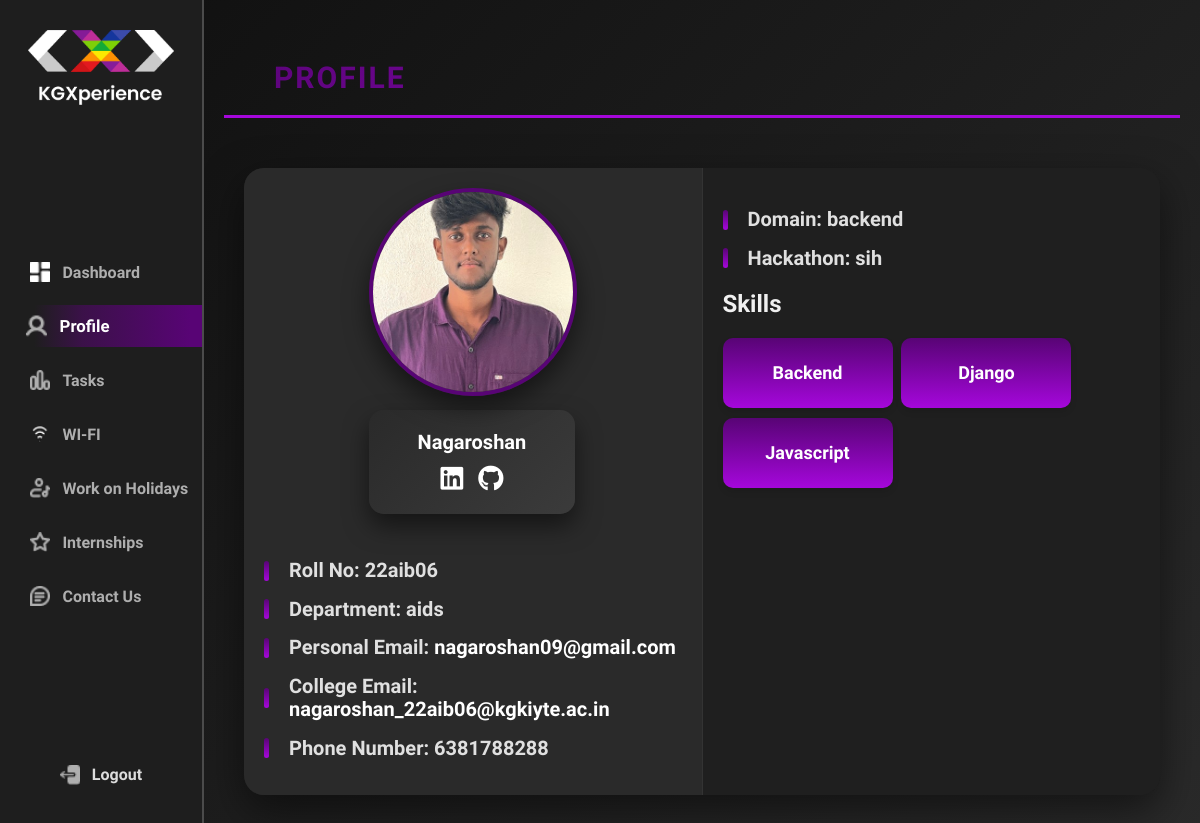
Page /profile/ (signed in) on the committed database.
### kgx_app/models.py (models this page shows, shortened)
class Profile(models.Model):
    STUDENT = 'student'
    STAFF = 'staff'
    ROLE_CHOICES = [
        (STUDENT, 'Student'),
        (STAFF, 'Staff'),
    ]
    user = models.OneToOneField(User, on_delete=models.CASCADE, related_name='profile', null=True)
    name = models.CharField(max_length=100)
    roll_no = models.CharField(primary_key=True, max_length=20)
    dept = models.CharField(max_length=100)
    email_p = models.EmailField()
    email_clg = models.EmailField()
    phn_no = models.CharField(max_length=15)
    linked_in = models.URLField(blank=True, null=True)
    github = models.URLField(blank=True, null=True)
    domain = models.CharField(max_length=100)
    skills = models.CharField(max_length=200)
    hackathon = models.CharField(max_length=100)
    image = models.ImageField(upload_to='images/', null=True, blank=True)
    role = models.CharField(max_length=10, choices=ROLE_CHOICES, default=STUDENT)

### kgx_app/decorators.py (the view)
        def _wrapped_view(request, *args, **kwargs):
            try:
                profile = Profile.objects.get(roll_no=request.user.username)
                if profile.role in allowed_roles:
                    return view_func(request, *args, **kwargs)
                raise PermissionDenied
            except Profile.DoesNotExist:
                raise PermissionDenied  # Handle the case where the profile does not exist

### kgx_app/views.py (called while the page is built)
@login_required
@role_required(allowed_roles=['student'])
def profile(request):
    profile = get_object_or_404(Profile, roll_no=request.user.username)
    skills_list = profile.skills.split(",") if profile.skills else []
    return render(request, 'profile.html', {'profile': profile, 'skills_list': skills_list})

### kgx_app/templates/profile.html (shortened to what this page needs)
{% extends 'base.html' %}
{% load static %}
{% block body_class %}profile{% endblock %}
{% block content %}
<head>
    <link rel="stylesheet" href="https://cdnjs.cloudflare.com/ajax/libs/font-awesome/5.15.4/css/all.min.css">
</head>
<div class="profile-header">
    <h1>Profile</h1>
</div>
<div class="split-container">
    <div class="profile-container">
        <div class="left-box">
            <div class="image-container">
                <a href="{{ profile.link }}" target="_blank">
                    {% if profile.image %}
                        <img src="{{ profile.image.url }}" alt="profile image">
                    {% else %}
                        <img src="{% static 'kgx_app/default_profile.png' %}" >
                    {% endif %}
                </a>
                <div class="info-container">
                    <h2>{{ profile.name|capfirst }}</h2>
                    <div class="social-icons">
                        {% if profile.linked_in %}
                            <a href="{{ profile.linked_in }}" target="_blank" class="social-icon">
                                <i class="fab fa-linkedin"></i>
                            </a>
                        {% endif %}
                        {% if profile.github %}
                            <a href="{{ profile.github }}" target="_blank" class="social-icon">
                                <i class="fab fa-github"></i>
                            </a>
                        {% endif %}
                    </div>
                </div>
            </div>
            <div class="profile-details">
                <p><strong>Roll No:</strong> {{ profile.roll_no }}</p>
                <p><strong>Department:</strong> {{ profile.dept }}</p>
                <p><strong>Personal Email:</strong> <a href="mailto:{{ profile.email_p }}">{{ profile.email_p }}</a></p>
                <p><strong>College Email:</strong> <a href="mailto:{{ profile.email_clg }}">{{ profile.email_clg }}</a></p>
                <p><strong>Phone Number:</strong> {{ profile.phn_no }}</p>
            </div>
        </div>
        <div class="right-box">
            <div class="profile-details">
                <p><strong>Domain:</strong> {{ profile.domain }}</p>
                <p><strong>Hackathon:</strong> {{ profile.hackathon }}</p>
            </div>
            <div class="skills-section">
                <h2>Skills</h2>
                <div class="skills-box">
                    {% if skills_list %}
                        {% for skill in skills_list %}
                            <div class="skill-item">
                                {{ skill.strip|capfirst }}
                            </div>
                        {% endfor %}
                    {% else %}
                        <p><strong>No skills found</strong></p>
                    {% endif %}
                </div>
            </div>
        </div>
    </div>
</div>
{% endblock %}

### kgx_app/templates/base.html (style rules this page uses)
body, html { height: 100%; margin: 0; background: #000000; overflow: hidden; }

### rows in the picture
Profile: image (picture), name "Nagaroshan", roll_no "22aib06", dept "aids", email_p "nagaroshan09@gmail.com", email_clg "nagaroshan_22aib06@kgkiyte.ac.in", phn_no "6381788288", domain "backend", hackathon "sih"

### other values in the picture
{{ skill.strip|capfirst }} "Backend" "Django" "Javascript"
